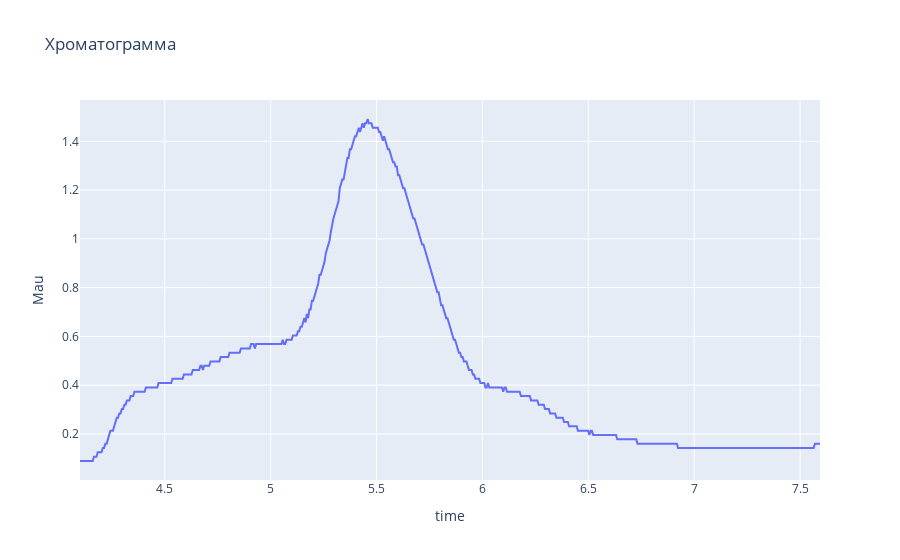

The code cell stored with this chart in its notebook:
### Code cell
fig = px.line(df, x=df.columns[0], y=df.columns[1], title='Хроматограмма')
fig.show()

### Figure 1 — Plotly figure (JSON) as saved in the notebook; plotly's stock layout.template omitted (floating-point values rounded to 4 significant figures; data arrays with more than 128 entries replaced by an {"elided": "..."} marker saying what was removed)
{"data": [{"hovertemplate": "time=%{x}<br>Mau=%{y}<extra></extra>", "legendgroup": "", "line": {"color": "#636efa", "dash": "solid"}, "marker": {"symbol": "circle"}, "mode": "lines", "name": "", "orientation": "v", "showlegend": false, "type": "scatter", "x": {"elided": "584 float values"}, "xaxis": "x", "y": {"elided": "584 float values"}, "yaxis": "y"}], "layout": {"legend": {"tracegroupgap": 0}, "title": {"text": "Хроматограмма"}, "xaxis": {"anchor": "y", "domain": [0, 1], "title": {"text": "time"}}, "yaxis": {"anchor": "x", "domain": [0, 1], "title": {"text": "Mau"}}}}
